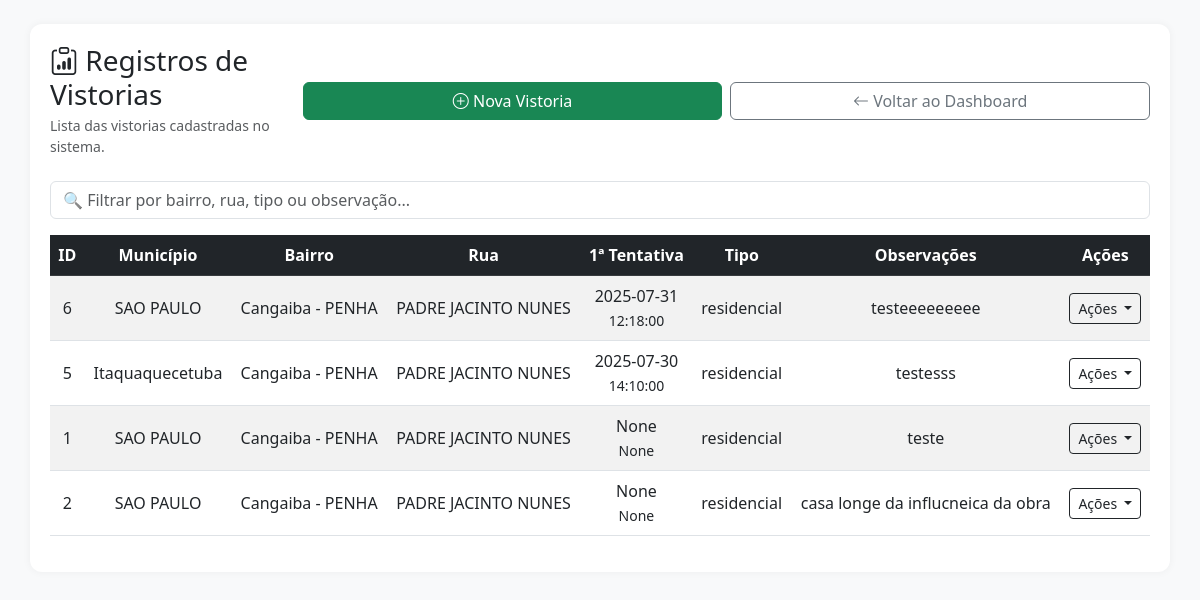
/vistorias (signed in), run on an earlier commit of the app's database.
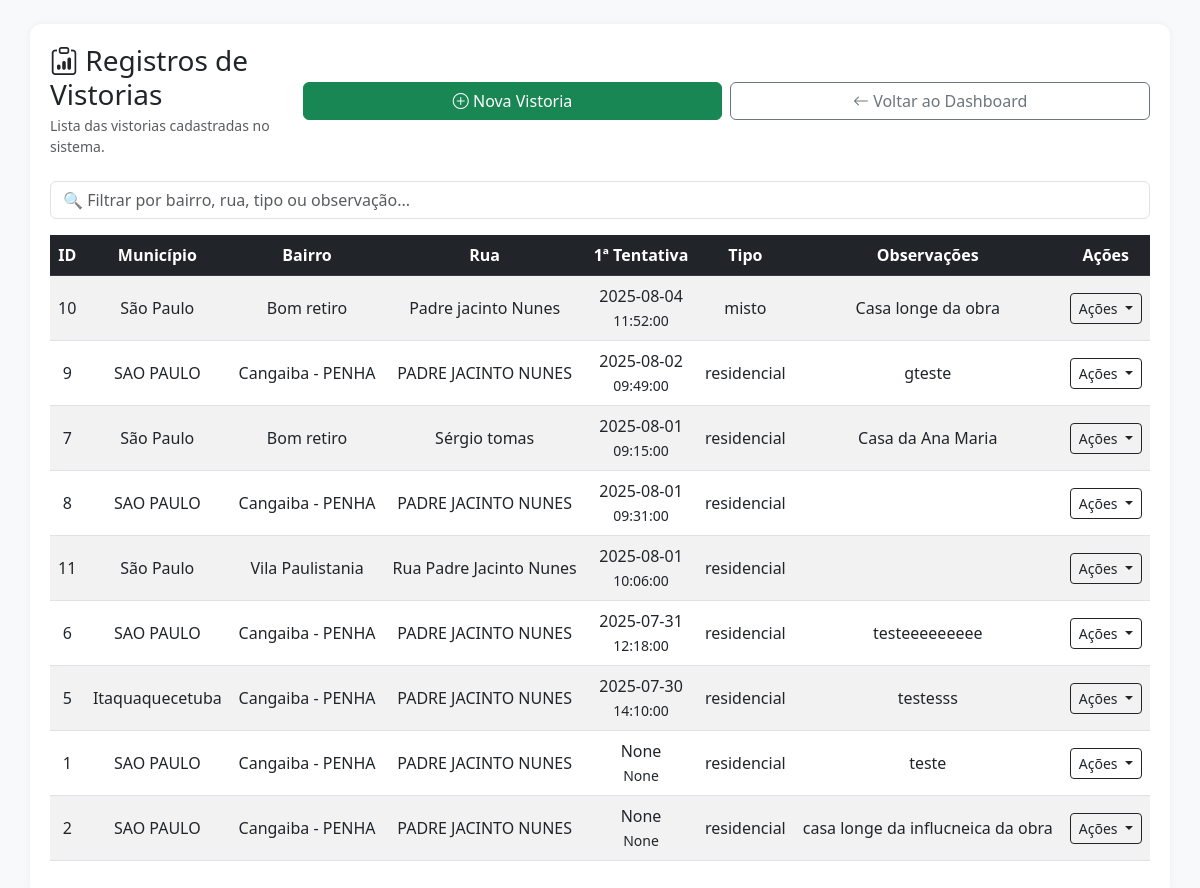
And on a later commit of the database.
### models.py (models this page shows)
class VistoriaImovel(db.Model):
    id = db.Column(db.Integer, primary_key=True)
    data_1 = db.Column(db.Date)        # ALTERADO
    hora_1 = db.Column(db.Time)        # ALTERADO
    data_2 = db.Column(db.Date)        # ALTERADO
    hora_2 = db.Column(db.Time)        # ALTERADO
    data_3 = db.Column(db.Date)        # ALTERADO
    hora_3 = db.Column(db.Time)        # ALTERADO
    nome_responsavel = db.Column(db.String(100))
    cpf_responsavel = db.Column(db.String(50))
    tipo_vinculo = db.Column(db.String(30))
    municipio = db.Column(db.String(100))
    bairro = db.Column(db.String(100))
    rua = db.Column(db.String(100))
    numero = db.Column(db.String(20))
    complemento = db.Column(db.String(100))
    celular = db.Column(db.String(20))
    tipo_imovel = db.Column(db.String(50))
    soleira = db.Column(db.String(50))
    calcada = db.Column(db.String(100))
    observacoes = db.Column(db.Text)
    fotos = db.relationship("FotoVistoria", back_populates="vistoria", cascade="all, delete-orphan")
    obra_id = db.Column(db.Integer, db.ForeignKey('obra.id', name='fk_vistoria_obra'))
    obra = db.relationship("Obra", backref="vistorias")

### app.py (the view)
@app.route("/vistorias")
def listar_vistorias():
    if "user_id" not in session:
        return redirect(url_for("login"))
    usuario = User.query.get(session["user_id"])
    vistorias = VistoriaImovel.query.order_by(VistoriaImovel.data_1.desc()).all()
    return render_template("vistorias_dashboard.html", vistorias=vistorias, cargo=usuario.cargo)

### templates/vistorias_dashboard.html (shortened to what this page needs)
<!DOCTYPE html>
<html lang="pt-BR">
  <head>
    <link
      href="https://cdn.jsdelivr.net/npm/bootstrap@5.3.0/dist/css/bootstrap.min.css"
      rel="stylesheet"
    />
    <link
      href="https://cdn.jsdelivr.net/npm/bootstrap-icons@1.10.5/font/bootstrap-icons.css"
      rel="stylesheet"
    />
  </head>
  <body class="bg-light p-3 p-md-4">
    <div class="container container-box">
      <header
        class="d-flex flex-column flex-md-row justify-content-between align-items-start align-items-md-center gap-2 mb-4"
      >
        <div>
          <h3 class="mb-1">
            <i class="bi bi-clipboard-data"></i> Registros de Vistorias
          </h3>
          <p class="text-muted small mb-0">
            Lista das vistorias cadastradas no sistema.
          </p>
        </div>
        <div class="d-flex flex-column flex-md-row gap-2 w-100 w-md-auto">
          <a href="/vistoria" class="btn btn-success w-100 w-md-auto">
            <i class="bi bi-plus-circle"></i> Nova Vistoria
          </a>
          <a
            href="/dashboard"
            class="btn btn-outline-secondary w-100 w-md-auto"
          >
            <i class="bi bi-arrow-left"></i> Voltar ao Dashboard
          </a>
        </div>
      </header>
      <div class="mb-3">
        <input
          type="text"
          id="filtroVistoria"
          class="form-control"
          placeholder="🔍 Filtrar por bairro, rua, tipo ou observação..."
        />
      </div>
      <div class="table-responsive">
        <table
          class="table table-striped table-hover align-middle"
          id="tabelaVistorias"
        >
          <thead class="table-dark text-center">
            <tr>
              <th>ID</th>
              <th>Município</th>
              <th>Bairro</th>
              <th>Rua</th>
              <th>1ª Tentativa</th>
              <th>Tipo</th>
              <th>Observações</th>
              <th>Ações</th>
            </tr>
          </thead>
          <tbody class="text-center">
            {% for v in vistorias %}
            <tr>
              <td>{{ v.id }}</td>
              <td>{{ v.municipio }}</td>
              <td>{{ v.bairro }}</td>
              <td>{{ v.rua }}</td>
              <td>{{ v.data_1 }}<br /><small>{{ v.hora_1 }}</small></td>
              <td>{{ v.tipo_imovel }}</td>
              <td>{{ v.observacoes }}</td>
              <td>
                {% if cargo == 'admin' %}
                <div class="dropdown">
                  <button
                    class="btn btn-outline-dark btn-sm dropdown-toggle"
                    type="button"
                    data-bs-toggle="dropdown"
                    aria-expanded="false"
                  >
                    Ações
                  </button>
                </div>
                {% endif %}
              </td>
            </tr>
            {% endfor %}
          </tbody>
        </table>
      </div>
    </div>
  </body>
</html>

What changed in the data, as far as the page shows it:
added VistoriaImovel: id "10", municipio "São Paulo", bairro "Bom retiro", rua "Padre jacinto Nunes", data_1 "2025-08-04", hora_1 "11:52:00", tipo_imovel "misto", observacoes "Casa longe da obra"
added VistoriaImovel: id "9", municipio "SAO PAULO", bairro "Cangaiba - PENHA", rua "PADRE JACINTO NUNES", data_1 "2025-08-02", hora_1 "09:49:00", tipo_imovel "residencial", observacoes "gteste"
added VistoriaImovel: id "7", municipio "São Paulo", bairro "Bom retiro", rua "Sérgio tomas", data_1 "2025-08-01", hora_1 "09:15:00", tipo_imovel "residencial", observacoes "Casa da Ana Maria"
added VistoriaImovel: id "8", municipio "SAO PAULO", bairro "Cangaiba - PENHA", rua "PADRE JACINTO NUNES", data_1 "2025-08-01", hora_1 "09:31:00", tipo_imovel "residencial"
added VistoriaImovel: id "11", municipio "São Paulo", bairro "Vila Paulistania", rua "Rua Padre Jacinto Nunes", data_1 "2025-08-01", hora_1 "10:06:00", tipo_imovel "residencial"
